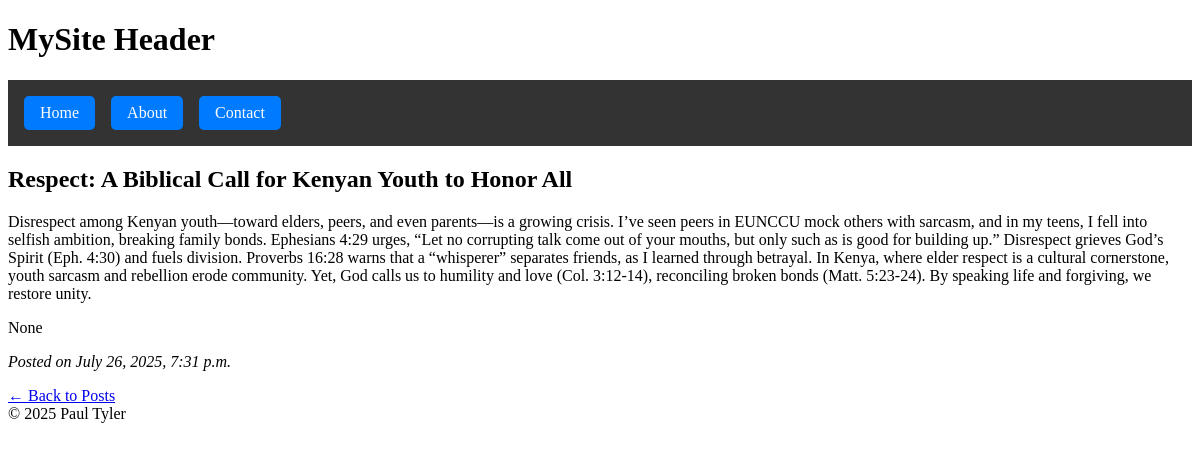
Page /blog/3/ on the committed database.
### home/models.py (models this page shows)
class Post(models.Model):
    title = models.CharField(max_length=200)
    author = models.CharField(max_length=90, null=True)
    content = models.TextField()
    created_at = models.DateTimeField(auto_now_add=True)

### home/views.py (the view)
# urls.py: path('blog/<int:pk>/', PostDetailView.as_view(), name='post-detail'),
class PostDetailView(DetailView):
    model = Post
    template_name = 'home/post_detail.html'
    context_object_name = 'post'

### home/templates/home/post_detail.html
{% extends 'home/base.html' %}
{% block content %}
  <h2>{{ post.title }}</h2>
  <p>{{ post.content }}</p>
  <p>{{ post.author }}</p>
  <p><i>Posted on {{ post.created_at }}</i></p>
  <a href="{% url 'post-list' %}">← Back to Posts</a>
{% endblock %}

### rows in the picture
Post: title "Respect: A Biblical Call for Kenyan Youth to Honor All", content "Disrespect among Kenyan youth—toward elders, peers, and even parents—is a growing crisis. I’ve seen peers in EUNCCU mock others with sarcasm, and in my teens, I fell into selfish ambition, breaking family bonds. Ephesians 4:29 urges, “Let no corrupting talk come out of your mouths, but only such as is good for building up.” Disrespect grieves God’s Spirit (Eph. 4:30) and fuels division. Proverbs 16:28 warns that a “whisperer” separates friends, as I learned through betrayal. In Kenya, where elder respect is a cultural cornerstone, youth sarcasm and rebellion erode community. Yet, God calls us to humility and love (Col. 3:12-14), reconciling broken bonds (Matt. 5:23-24). By speaking life and…", author "None", created_at "July 26, 2025, 7:31 p.m."
